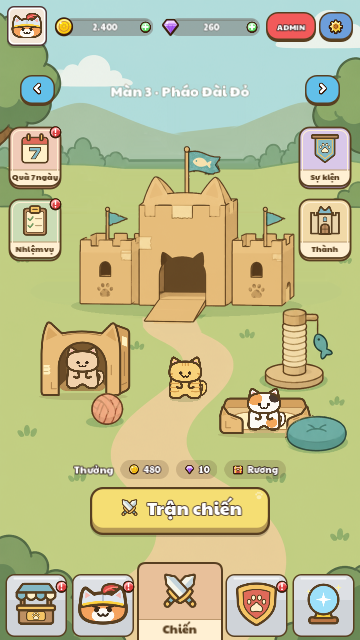
#> input picture docs/ui_review/2026-10-21/menu-pattern-background/battle-before_360x640.png, 360 x 640 px, given in place of shop-restored_360x640.png, which was not available
$ python make-contact.py
#> lines starting #> are read from the running program, lines starting #| are printed output that depends on the picture; pictures that were not available may be replaced by others from this repository, and a replacement may not be noted
from pathlib import Path
from PIL import Image, ImageDraw, ImageFont

root = Path(__file__).resolve().parent
items = [
    ("Shop - blue", "shop-restored"),
    ("Hero - mint", "hero"),
    ("Troops - sage", "troops"),
    ("Summon - violet", "summon"),
    ("Castle - stone green", "battle-castle"),
    ("Patrol - leaf green", "battle-patrol"),
    ("Events - rose", "battle-events"),
    ("Profile - blue green", "battle-profile"),
    ("Settings - slate blue", "battle-settings"),
]
sheet = Image.new("RGB", (1128, 2064), "#eee8dd")
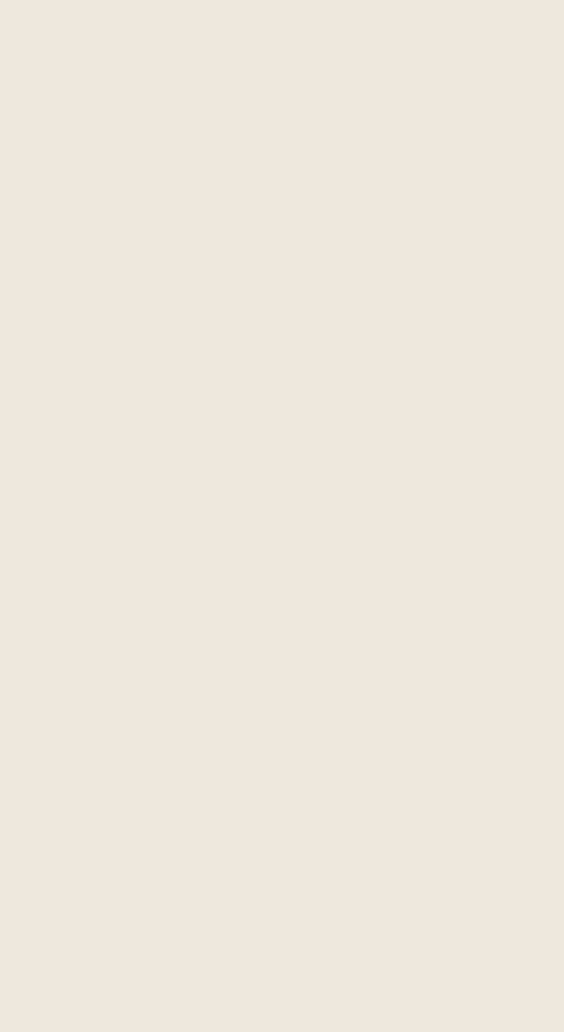
#> sheet: PIL image 1128x2064 RGB (shown at 1/2 size); mean R, G, B 238, 232, 221
draw = ImageDraw.Draw(sheet)
font = ImageFont.truetype("C:/Windows/Fonts/arial.ttf", 18)
for i, (label, filename) in enumerate(items):
    x = 12 + (i % 3) * 376
    y = 12 + (i // 3) * 688
    draw.text((x + 3, y + 2), label, fill="#493c2c", font=font)
    image = Image.open(root / f"{filename}_360x640.png").convert("RGB")
    sheet.paste(image, (x, y + 32))
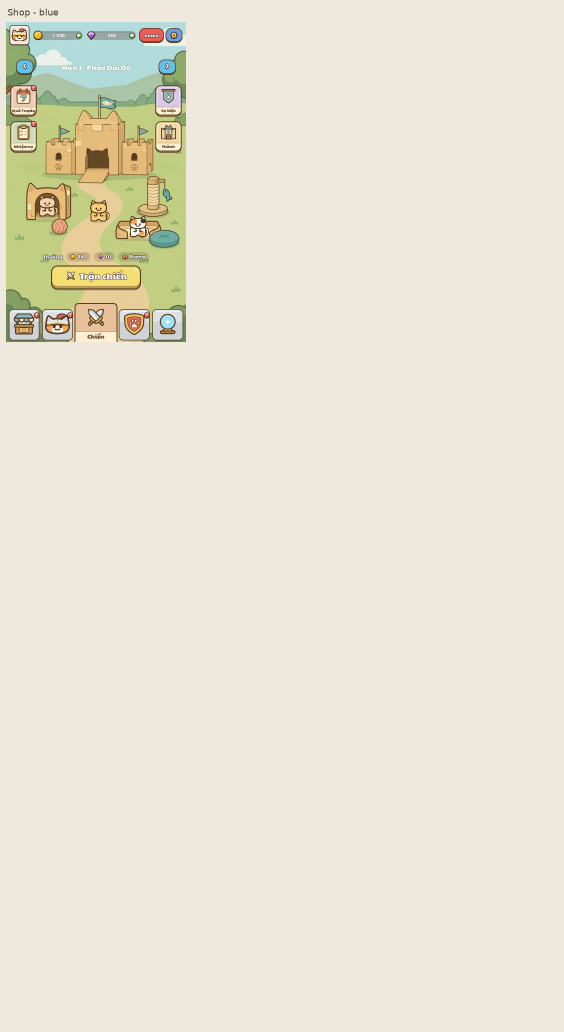
#> sheet: PIL image 1128x2064 RGB (shown at 1/2 size); mean R, G, B 232.9, 227.6, 213.1
#> pass 2 of the loop `for i, (label, filename) in enumerate(items):`:
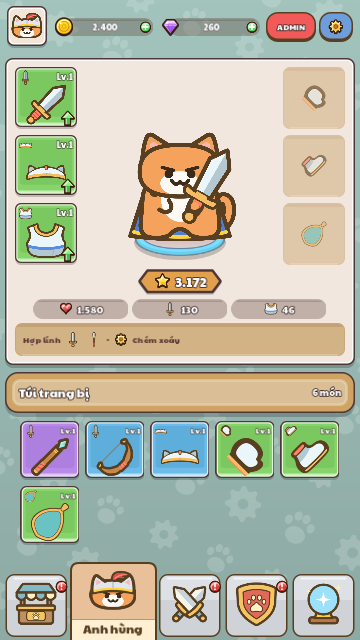
#> input picture docs/ui_review/2026-10-21/menu-pattern-background/hero_360x640.png, 360 x 640 px
#> `sheet.paste(image, (x, y + 32))`:
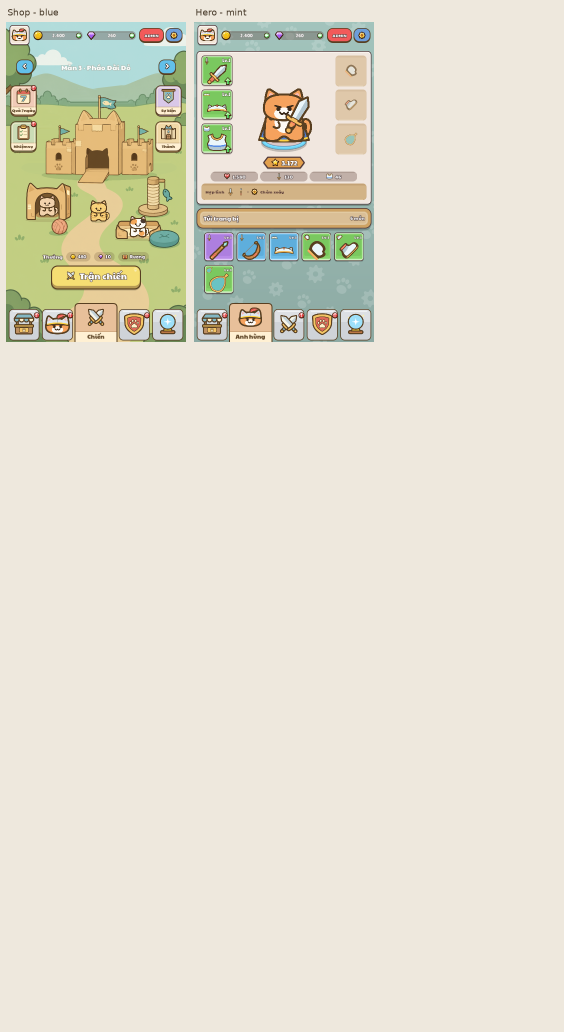
#> sheet: PIL image 1128x2064 RGB (shown at 1/2 size); mean R, G, B 227.7, 223.1, 207.8
#> (the run stopped early here; a loop or call above may not have finished)
